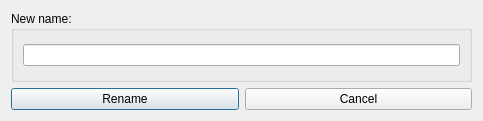
<?xml version="1.0" encoding="UTF-8"?>
<ui version="4.0">
 <class>Dialog</class>
 <widget class="QDialog" name="Dialog">
  <property name="geometry">
   <rect>
    <x>0</x>
    <y>0</y>
    <width>483</width>
    <height>121</height>
   </rect>
  </property>
  <property name="windowTitle">
   <string>Enter new name</string>
  </property>
  <property name="windowIcon">
   <iconset>
    <normaloff>pypordb/8027068_splash.png</normaloff>pypordb/8027068_splash.png</iconset>
  </property>
  <layout class="QGridLayout" name="gridLayout">
   <item row="0" column="0">
    <layout class="QVBoxLayout" name="verticalLayout">
     <item>
      <widget class="QGroupBox" name="groupBox">
       <property name="title">
        <string>New name:</string>
       </property>
       <layout class="QHBoxLayout" name="horizontalLayout">
        <item>
         <widget class="QLineEdit" name="lineEditNeuerName"/>
        </item>
       </layout>
      </widget>
     </item>
     <item>
      <layout class="QHBoxLayout">
       <item>
        <widget class="QPushButton" name="pushButtonUmbenennen">
         <property name="text">
          <string>Rename</string>
         </property>
         <property name="icon">
          <iconset>
           <normaloff>pypordb/umbenennen.png</normaloff>pypordb/umbenennen.png</iconset>
         </property>
        </widget>
       </item>
       <item>
        <widget class="QPushButton" name="pushButtonCancel">
         <property name="text">
          <string>Cancel</string>
         </property>
         <property name="icon">
          <iconset>
           <normaloff>pypordb/dialog-cancel.svg</normaloff>pypordb/dialog-cancel.svg</iconset>
         </property>
        </widget>
       </item>
      </layout>
     </item>
    </layout>
   </item>
  </layout>
 </widget>
 <resources/>
 <connections/>
</ui>
